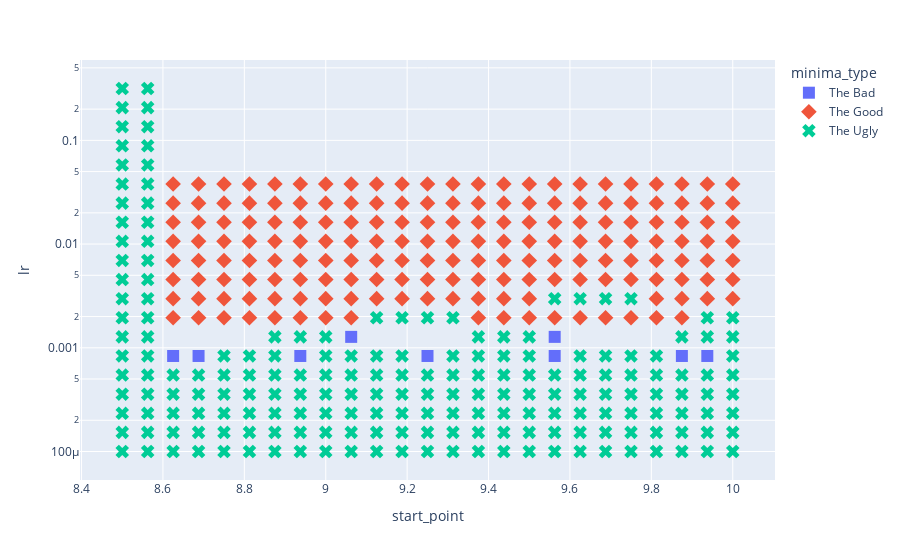

The cell this chart's notebook holds for it:
### Code cell
px.scatter(
    df_1d\
        .query('type == "gd"')\
        .sort_values('step')\
        .groupby(['lr', 'start_point'], as_index=False)\
        .last()\
        .sort_values('minima_type'),
    x='start_point',
    y='lr',
    color='minima_type',
    symbol='minima_type',
    log_y=True,
    symbol_sequence=['square', 'diamond', 'x']

).update_traces(marker_size=12)

### Figure 1 — Plotly figure (JSON) as saved in the notebook; plotly's stock layout.template omitted (floating-point values rounded to 4 significant figures; data arrays with more than 128 entries replaced by an {"elided": "..."} marker saying what was removed)
{"data": [{"hovertemplate": "minima_type=The Bad<br>start_point=%{x}<br>lr=%{y}<extra></extra>", "legendgroup": "The Bad", "marker": {"color": "#636efa", "size": 12, "symbol": "square"}, "mode": "markers", "name": "The Bad", "orientation": "v", "showlegend": true, "type": "scatter", "x": [9.25, 8.938, 9.562, 8.688, 8.625, 9.875, 9.938, 9.062, 9.562], "xaxis": "x", "y": [0.0008338, 0.0008338, 0.0008338, 0.0008338, 0.0008338, 0.0008338, 0.0008338, 0.001274, 0.001274], "yaxis": "y"}, {"hovertemplate": "minima_type=The Good<br>start_point=%{x}<br>lr=%{y}<extra></extra>", "legendgroup": "The Good", "marker": {"color": "#EF553B", "size": 12, "symbol": "diamond"}, "mode": "markers", "name": "The Good", "orientation": "v", "showlegend": true, "type": "scatter", "x": {"elided": "174 float values"}, "xaxis": "x", "y": {"elided": "174 float values"}, "yaxis": "y"}, {"hovertemplate": "minima_type=The Ugly<br>start_point=%{x}<br>lr=%{y}<extra></extra>", "legendgroup": "The Ugly", "marker": {"color": "#00cc96", "size": 12, "symbol": "x"}, "mode": "markers", "name": "The Ugly", "orientation": "v", "showlegend": true, "type": "scatter", "x": {"elided": "190 float values"}, "xaxis": "x", "y": {"elided": "190 float values"}, "yaxis": "y"}], "layout": {"legend": {"title": {"text": "minima_type"}, "tracegroupgap": 0}, "margin": {"t": 60}, "xaxis": {"anchor": "y", "domain": [0, 1], "title": {"text": "start_point"}}, "yaxis": {"anchor": "x", "domain": [0, 1], "title": {"text": "lr"}, "type": "log"}}}
